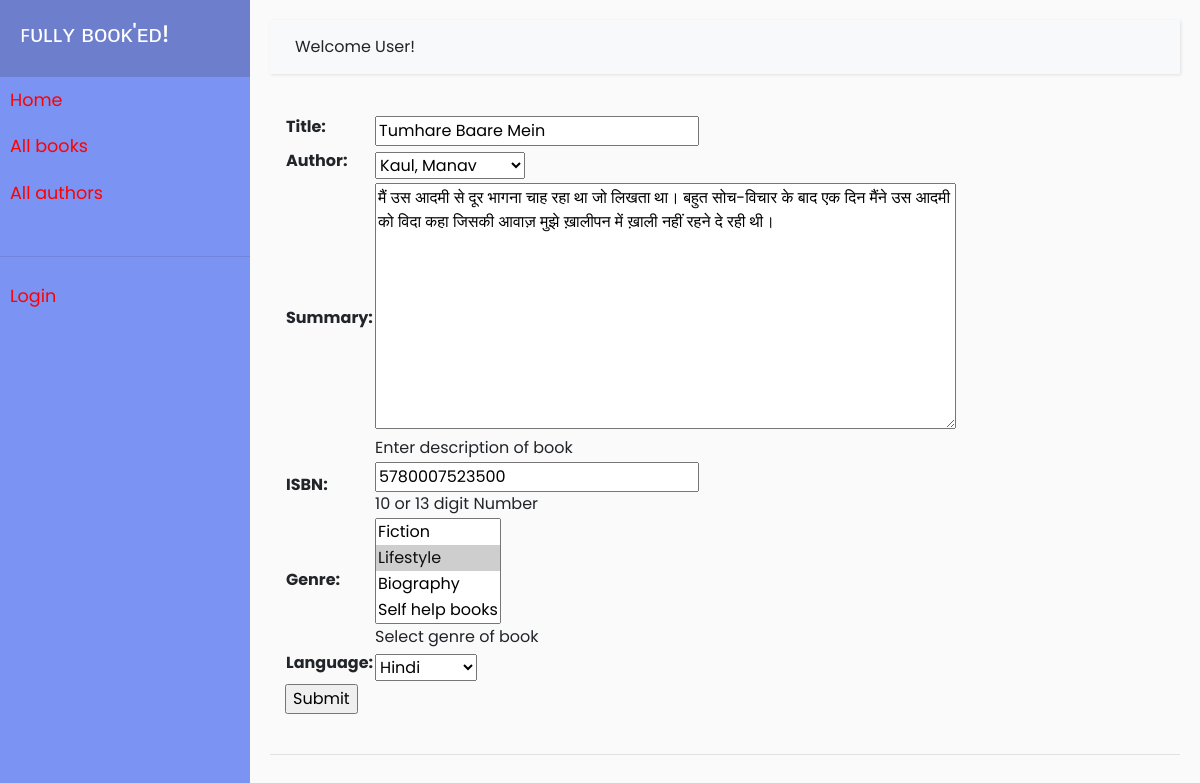
The page /catalog/book/3/update/ on the database as committed earlier.
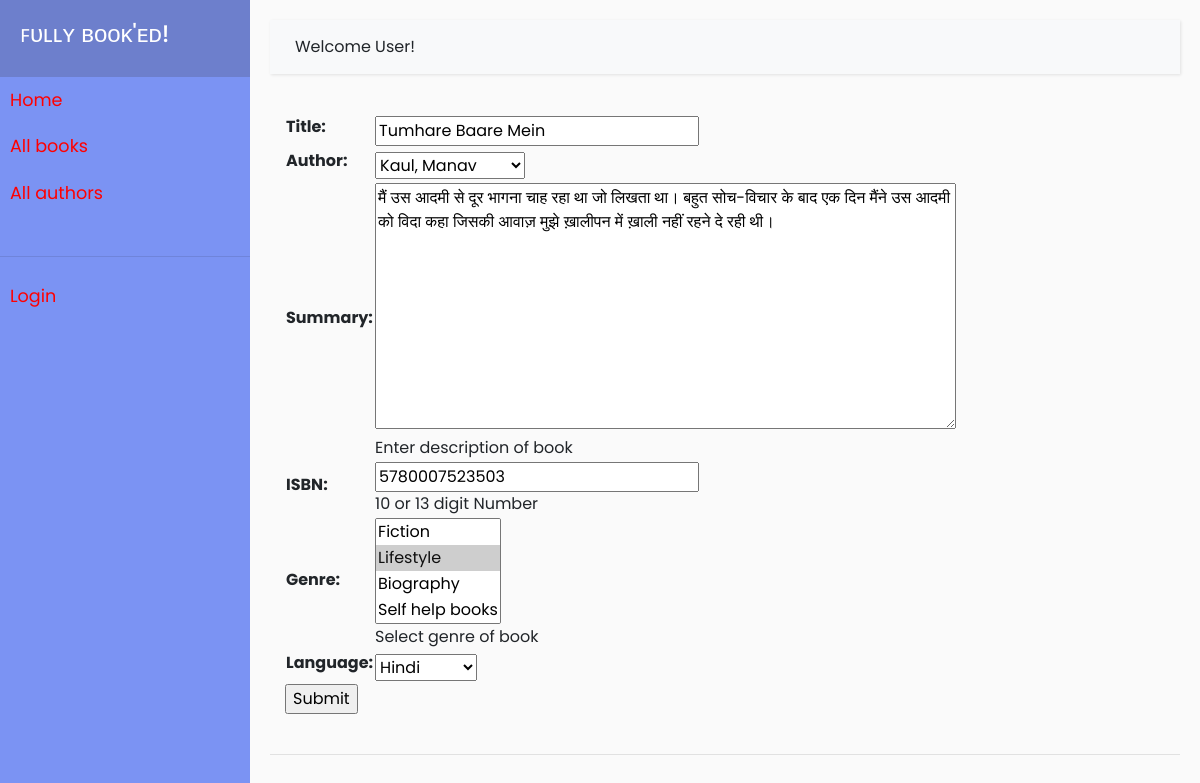
The same page on the database as committed later.
### catalog/models.py (models this page shows, shortened)
class Book(models.Model):
    title = models.CharField(max_length = 100)
    author = models.ForeignKey('Author', on_delete = models.SET_NULL, null = True)
    summary = models.TextField(max_length = 1000, help_text = "Enter description of book")
    isbn = models.CharField('ISBN', max_length = 13, unique = True, help_text = '10 or 13 digit Number')
    genre = models.ManyToManyField(Genre, help_text = 'Select genre of book')
    language = models.ForeignKey('Language', on_delete = models.SET_NULL, null = True)
    def display_genre(self):
        return ', '.join(genre.name for genre in self.genre.all()[:3])
    display_genre.short_description = "Genre"

### catalog/views.py (the view)
# urls.py: path('book/<int:pk>/update/', views.BookUpdate.as_view(), name='book-update'),
class BookUpdate(UpdateView):
    model = Book
    fields = '__all__' # Not recommended (potential security issue if more fields added)

### catalog/models.py (called while the page is built)
    def __str__(self):
        return self.name

    def __str__(self):
        return f'{self.last_name}, {self.first_name}'

    def __str__(self):
        return self.name

### catalog/templates/catalog/book_form.html (shortened to what this page needs)
{% extends "base_generic.html" %}
{% block content %}
  <form action="" method="post">
    <table>
    {{ form.as_table }}
    </table>
    <input type="submit" value="Submit">
  </form>
{% endblock %}

Rows that differ between the two databases and show on the page:
changed Book "Tumhare Baare Mein": isbn "5780007523500" → "5780007523503"
